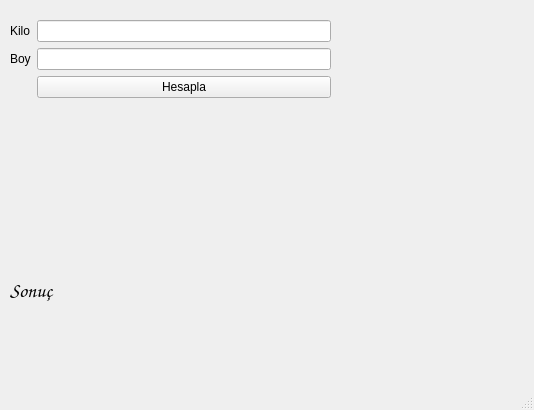
<?xml version="1.0" encoding="UTF-8"?>
<ui version="4.0">
 <class>MainWindow</class>
 <widget class="QMainWindow" name="MainWindow">
  <property name="geometry">
   <rect>
    <x>0</x>
    <y>0</y>
    <width>534</width>
    <height>410</height>
   </rect>
  </property>
  <property name="windowTitle">
   <string>MainWindow</string>
  </property>
  <widget class="QWidget" name="centralwidget">
   <widget class="QLabel" name="lblSonuc">
    <property name="geometry">
     <rect>
      <x>10</x>
      <y>230</y>
      <width>501</width>
      <height>121</height>
     </rect>
    </property>
    <property name="font">
     <font>
      <family>Comic Sans MS</family>
      <pointsize>15</pointsize>
     </font>
    </property>
    <property name="text">
     <string>Sonuç</string>
    </property>
    <property name="textFormat">
     <enum>Qt::AutoText</enum>
    </property>
   </widget>
   <widget class="QWidget" name="">
    <property name="geometry">
     <rect>
      <x>10</x>
      <y>20</y>
      <width>321</width>
      <height>181</height>
     </rect>
    </property>
    <layout class="QFormLayout" name="formLayout">
     <item row="0" column="0">
      <widget class="QLabel" name="label">
       <property name="text">
        <string>Kilo</string>
       </property>
      </widget>
     </item>
     <item row="0" column="1">
      <widget class="QLineEdit" name="txtKilo"/>
     </item>
     <item row="1" column="0">
      <widget class="QLabel" name="label_2">
       <property name="text">
        <string>Boy</string>
       </property>
      </widget>
     </item>
     <item row="1" column="1">
      <widget class="QLineEdit" name="txtBoy"/>
     </item>
     <item row="2" column="1">
      <widget class="QPushButton" name="btnHesapla">
       <property name="text">
        <string>Hesapla</string>
       </property>
      </widget>
     </item>
     <item row="3" column="1">
      <spacer name="verticalSpacer">
       <property name="orientation">
        <enum>Qt::Vertical</enum>
       </property>
       <property name="sizeHint" stdset="0">
        <size>
         <width>20</width>
         <height>40</height>
        </size>
       </property>
      </spacer>
     </item>
    </layout>
   </widget>
  </widget>
  <widget class="QMenuBar" name="menubar">
   <property name="geometry">
    <rect>
     <x>0</x>
     <y>0</y>
     <width>534</width>
     <height>26</height>
    </rect>
   </property>
  </widget>
  <widget class="QStatusBar" name="statusbar"/>
 </widget>
 <resources/>
 <connections/>
</ui>
